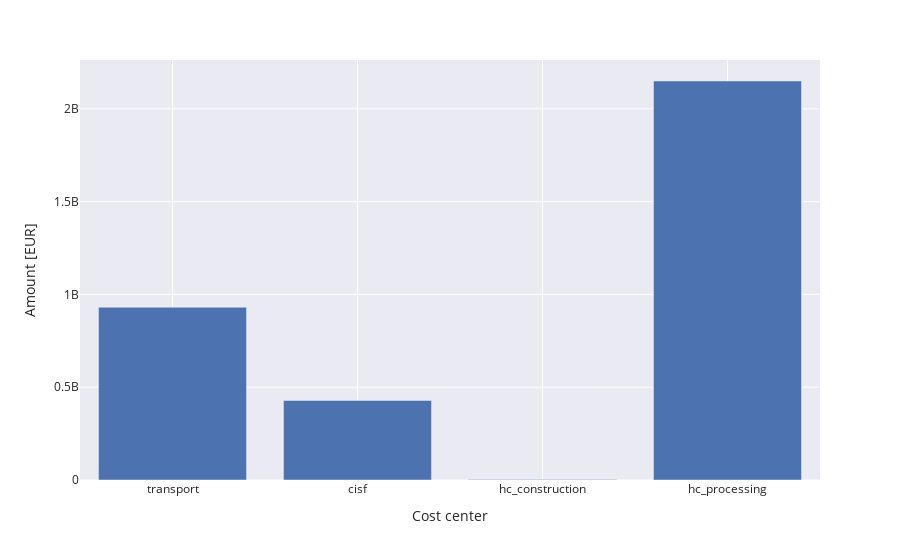

Notebook source saved alongside this figure:
### Code cell
px.bar(costs,
       x="cost_center",
       y="amount",
       template="seaborn",
       labels={"cost_center": "Cost center",
               "amount": "Amount [EUR]"})

### Figure 1 — Plotly figure (JSON) as saved in the notebook; plotly's stock layout.template omitted (floating-point values rounded to 4 significant figures)
{"data": [{"alignmentgroup": "True", "hovertemplate": "Cost center=%{x}<br>Amount [EUR]=%{y}<extra></extra>", "legendgroup": "", "marker": {"color": "rgb(76,114,176)", "pattern": {"shape": ""}}, "name": "", "offsetgroup": "", "orientation": "v", "showlegend": false, "textposition": "auto", "type": "bar", "x": ["transport", "cisf", "hc_construction", "hc_processing"], "xaxis": "x", "y": [930840525, 428500000.0, 3000000, 2150000000], "yaxis": "y"}], "layout": {"barmode": "relative", "legend": {"tracegroupgap": 0}, "margin": {"t": 60}, "xaxis": {"anchor": "y", "domain": [0, 1], "title": {"text": "Cost center"}}, "yaxis": {"anchor": "x", "domain": [0, 1], "title": {"text": "Amount [EUR]"}}}}
